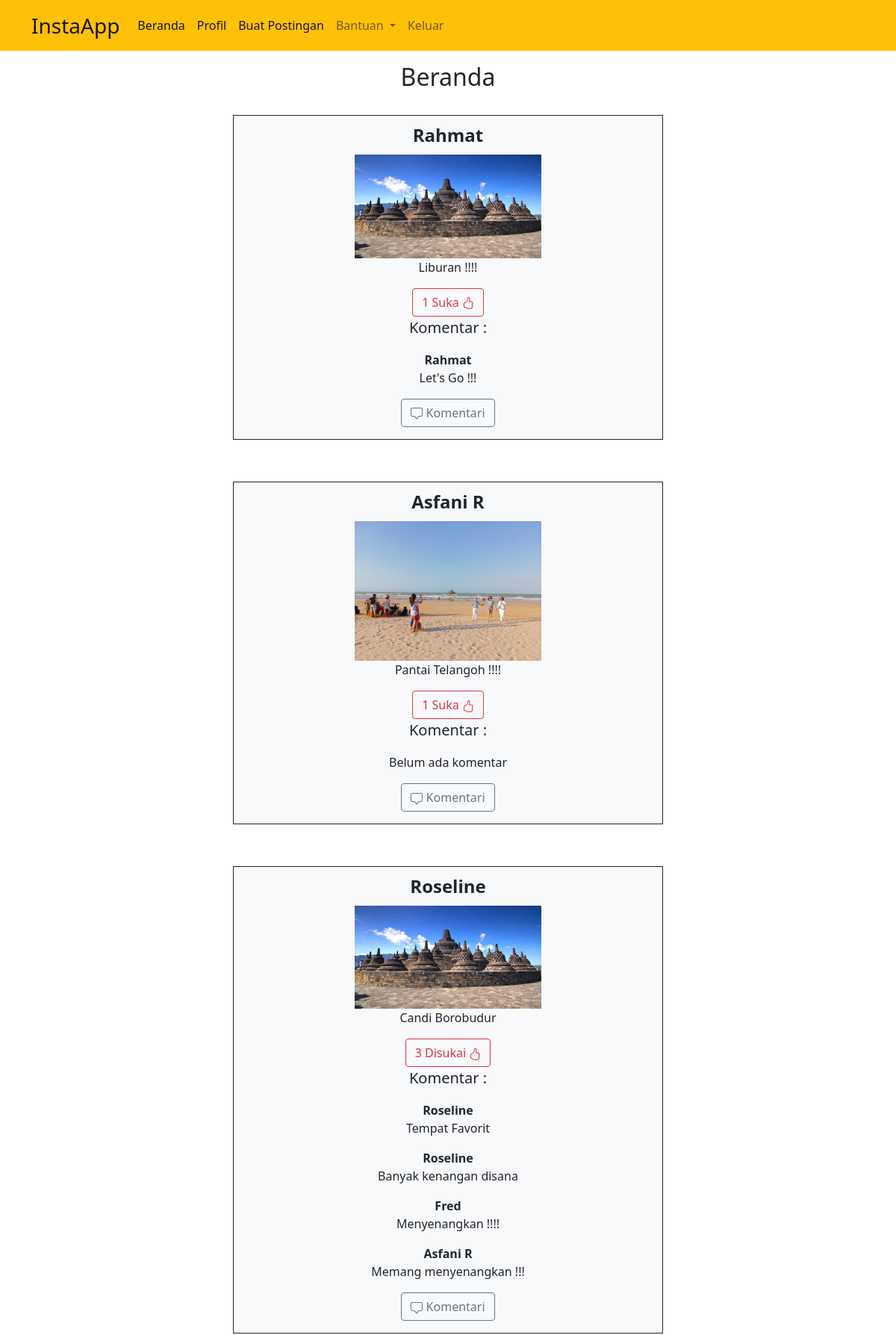
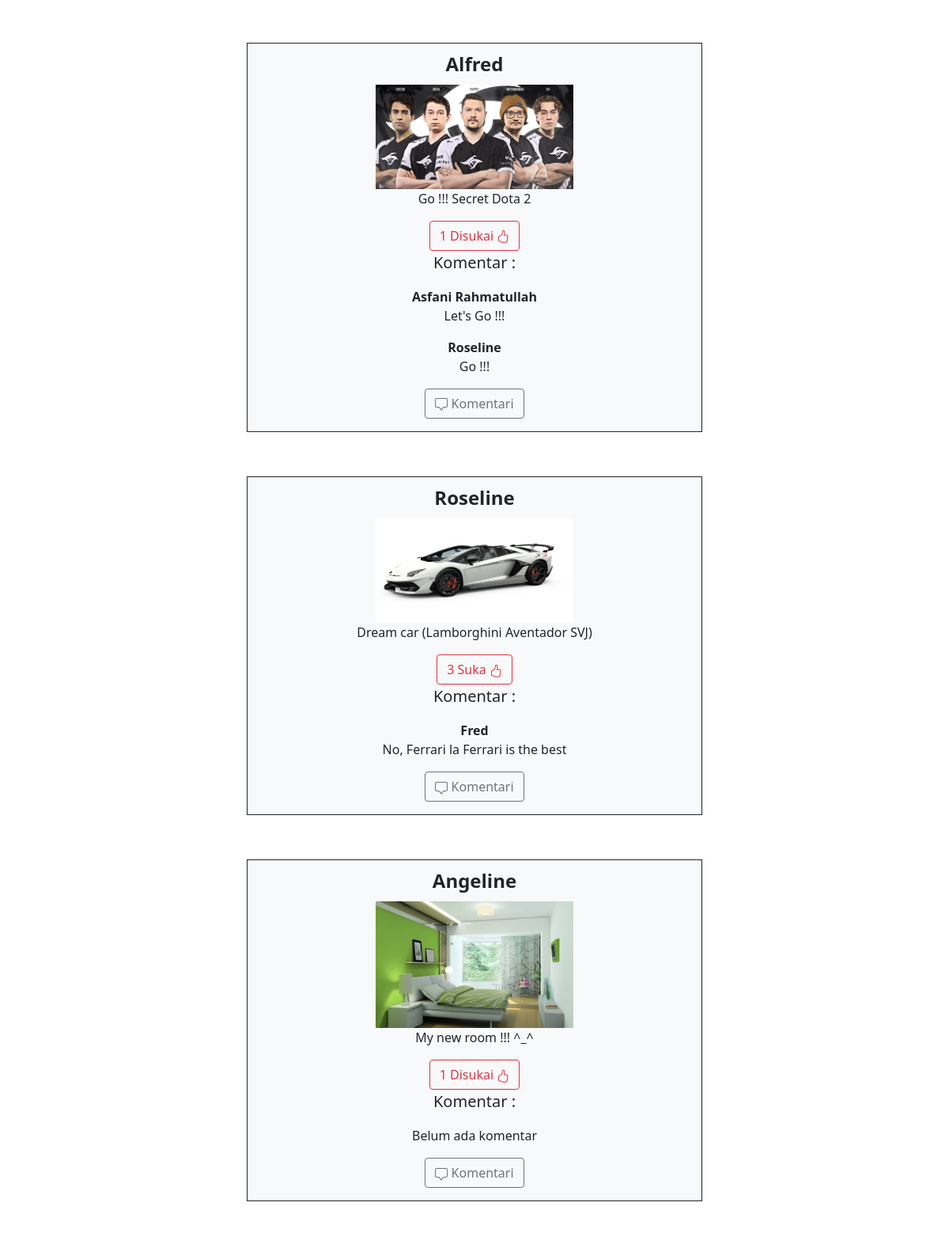
/user/index.php (signed in, upper part), run on the app's committed database (2 pictures, top to bottom).
### tables this page shows
CREATE TABLE `postingan` (
  `id_postingan` int(11) NOT NULL,
  `id_user` int(11) NOT NULL,
  `gambar` varchar(255) DEFAULT NULL,
  `postingan` text DEFAULT NULL,
  `jml_like` int(11) DEFAULT NULL
);

CREATE TABLE `pengguna` (
  `id_user` int(11) NOT NULL,
  `username` varchar(45) NOT NULL,
  `email` varchar(45) NOT NULL,
  `nomor_handphone` varchar(13) NOT NULL,
  `jenis_kelamin` varchar(9) NOT NULL,
  `TTL` date NOT NULL,
  `foto` varchar(64) NOT NULL,
  `password` varchar(64) NOT NULL
);

CREATE TABLE `komentar` (
  `id_komentar` int(11) NOT NULL,
  `id_user` int(11) NOT NULL,
  `id_postingan` int(11) NOT NULL,
  `komentar` text NOT NULL,
  `likes` int(11) NOT NULL
);

### user/index.php (the view, shortened to what this page needs)
<?php
    function komentar($id_postingan,$conn){
        $jawaban=$conn->prepare("SELECT komentar, username FROM postingan, komentar, pengguna
                                 WHERE komentar.id_postingan = :id_postingan AND komentar.id_user=pengguna.id_user AND komentar.id_postingan=postingan.id_postingan");
        $jawaban->bindValue(':id_postingan',$id_postingan);
        $jawaban->execute();
        return $jawaban;
    }
    function jml_like($id_postingan,$conn){
        $jml_like=$conn->prepare("SELECT COUNT(likes.id_user) as jml FROM postingan, likes
                                 WHERE likes.id_postingan = :id_postingan AND likes.id_postingan=postingan.id_postingan");
        $jml_like->bindValue(':id_postingan',$id_postingan);
        $jml_like->execute();
        foreach ($jml_like as $row3) {
            $temp_like = $row3['jml'];
                if (is_null($temp_like)) {
                    $temp_like = 0;
                } else {
                    $temp_like = intval($temp_like);
                };
            };
        return intval($temp_like);
    }
    function status_like($id_postingan,$id_user,$conn){
        $stats_like=$conn->prepare("SELECT  likes.id_like FROM postingan, likes, pengguna
                                 WHERE likes.id_postingan = :id_postingan AND likes.id_user = :id_user AND likes.id_postingan=postingan.id_postingan AND likes.id_user = pengguna.id_user");
        $stats_like->bindValue(':id_postingan',$id_postingan);
        $stats_like->bindValue(':id_user',$id_user);
        $stats_like->execute();
        $temp_stats='Suka';
        foreach ($stats_like as $row4) {
            $temp_stats = $row4['id_like'];
                if (isset($temp_stats)) {
                    $temp_stats = 'Disukai';
                };
            };
        return ($temp_stats);
    }
?>
<!doctype html>
<html lang="en">
  <head>
    <link href="https://cdn.jsdelivr.net/npm/bootstrap@5.0.0-beta3/dist/css/bootstrap.min.css" rel="stylesheet">
  </head>
  <body>
  <nav class="navbar navbar-expand-lg navbar-light bg-warning sticky-md-top">
    <div class="container">
        <a class="navbar-brand fs-3" href="index.php">InstaApp</a>
        <div class="collapse navbar-collapse" id="navbarNavDropdown">
        <ul class="navbar-nav">
            <li class="nav-item">
            <a class="nav-link active" aria-current="page" href="index.php">Beranda</a>
            </li>
            <li class="nav-item">
            <a class="nav-link active" href="#">Profil</a>
            </li>
            <li class="nav-item">
            <a class="nav-link active" href="buat postingan.php">Buat Postingan</a>
            </li>
            <li class="nav-item dropdown">
            <a class="nav-link dropdown-toggle" href="#" id="navbarDropdownMenuLink" role="button" data-bs-toggle="dropdown" aria-expanded="false">
                Bantuan
            </a>
            </li>
            <li class="nav-item">
            <a class="nav-link" href="logout.php">Keluar</a>
            </li>
        </ul>
        </div>
    </div>
    </nav>
    <h2 class="text-center py-3">Beranda</h2>
    <div class="container text-center w-50 mx-auto">
    <?php
    $dbc = new PDO('mysql:host=localhost;dbname=instaapp','root','');
    $query = $dbc->prepare("SELECT username, id_postingan, gambar, postingan FROM pengguna, postingan
                            WHERE pengguna.id_user = postingan.id_user ORDER BY id_postingan DESC");
    $query->execute();
    if ($query->rowCount()>0) {
        foreach ($query as $row) {
            $temp_like = jml_like($row['id_postingan'], $dbc);
            $temp_id = intval($_SESSION['id']);
            $id_postingan=intval($row['id_postingan']);
            $temp_status = status_like($row['id_postingan'],$temp_id,$dbc);
            echo "<div class='border border-dark my-3 bg-light'>";
            echo "<div class='my-2 fs-4'><b> {$row['username']}</b></div>";
            echo "<img src='{$row['gambar']}' style='width: 250px;'><br>";
            echo "<p>  {$row['postingan']}</p>";
            echo "<div class='my-3'>
            <a href='tambah likes.php?id_postingan=$id_postingan&temp_status=$temp_status' class='btn btn-outline-danger'>
            $temp_like $temp_status
            <svg xmlns='http://www.w3.org/2000/svg' width='16' height='16' fill='currentColor' class='bi bi-hand-thumbs-up' viewBox='0 0 16 16'>
            <path d='M8.864.046C7.908-.193 7.02.53 6.956 1.466c-.072 1.051-.23 2.016-.428 2.59-.125.36-.479 1.013-1.04 1.639-.557.623-1.282 1.178-2.131 1.41C2.685 7.288 2 7.87 2 8.72v4.001c0 .845.682 1.464 1.448 1.545 1.07.114 1.564.415 2.068.723l.048.03c.272.165.578.348.97.484.397.136.861.217 1.466.217h3.5c.937 0 1.599-.477 1.934-1.064a1.86 1.86 0 0 0 .254-.912c0-.152-.023-.312-.077-.464.201-.263.38-.578.488-.901.11-.33.172-.762.004-1.149.069-.13.12-.269.159-.403.077-.27.113-.568.113-.857 0-.288-.036-.585-.113-.856a2.144 2.144 0 0 0-.138-.362 1.9 1.9 0 0 0 .234-1.734c-.206-.592-.682-1.1-1.2-1.272-.847-.282-1.803-.276-2.516-.211a9.84 9.84 0 0 0-.443.05 9.365 9.365 0 0 0-.062-4.509A1.38 1.38 0 0 0 9.125.111L8.864.046zM11.5 14.721H8c-.51 0-.863-.069-1.14-.164-.281-.097-.506-.228-.776-.393l-.04-.024c-.555-.339-1.198-.731-2.49-.868-.333-.036-.554-.29-.554-.55V8.72c0-.254.226-.543.62-.65 1.095-.3 1.977-.996 2.614-1.708.635-.71 1.064-1.475 1.238-1.978.243-.7.407-1.768.482-2.85.025-.362.36-.594.667-.518l.262.066c.16.04.258.143.288.255a8.34 8.34 0 0 1-.145 4.725.5.5 0 0 0 .595.644l.003-.001.014-.003.058-.014a8.908 8.908 0 0 1 1.036-.157c.663-.06 1.457-.054 2.11.164.175.058.45.3.57.65.107.308.087.67-.266 1.022l-.353.353.353.354c.043.043.105.141.154.315.048.167.075.37.075.581 0 .212-.027.414-.075.582-.05.174-.111.272-.154.315l-.353.353.353.354c.047.047.109.177.005.488a2.224 2.224 0 0 1-.505.805l-.353.353.353.354c.006.005.041.05.041.17a.866.866 0 0 1-.121.416c-.165.288-.503.56-1.066.56z'></path>
            </svg>
            </a>";
            $respon = komentar($row['id_postingan'], $dbc);
            echo "<div class='container3'>";
            echo "<p class='fs-5'> Komentar :</p>";
            if ($respon->rowCount() >= 1 ) {
                foreach ($respon as $row2) {
                    echo "<b>{$row2['username']}</b>";
                    echo "<p> {$row2['komentar']}</p>";
                }
                echo "</button>
                <a href='tambah komentar.php?id_postingan=$id_postingan&temp_status=$temp_status' class='btn btn-outline-secondary'>
                <svg xmlns='http://www.w3.org/2000/svg' width='16' height='16' fill='currentColor' class='bi bi-chat-square' viewBox='0 0 16 16'>
                <path d='M14 1a1 1 0 0 1 1 1v8a1 1 0 0 1-1 1h-2.5a2 2 0 0 0-1.6.8L8 14.333 6.1 11.8a2 2 0 0 0-1.6-.8H2a1 1 0 0 1-1-1V2a1 1 0 0 1 1-1h12zM2 0a2 2 0 0 0-2 2v8a2 2 0 0 0 2 2h2.5a1 1 0 0 1 .8.4l1.9 2.533a1 1 0 0 0 1.6 0l1.9-2.533a1 1 0 0 1 .8-.4H14a2 2 0 0 0 2-2V2a2 2 0 0 0-2-2H2z'></path>
                </svg>
                Komentari
                </a>
                </div>
                </div>";
            }
            else {
                echo "
                <p>
                Belum ada komentar
                </p>
                </button>
                <a href='tambah komentar.php?id_postingan=$id_postingan' class='btn btn-outline-secondary'>
                <svg xmlns='http://www.w3.org/2000/svg' width='16' height='16' fill='currentColor' class='bi bi-chat-square' viewBox='0 0 16 16'>
                <path d='M14 1a1 1 0 0 1 1 1v8a1 1 0 0 1-1 1h-2.5a2 2 0 0 0-1.6.8L8 14.333 6.1 11.8a2 2 0 0 0-1.6-.8H2a1 1 0 0 1-1-1V2a1 1 0 0 1 1-1h12zM2 0a2 2 0 0 0-2 2v8a2 2 0 0 0 2 2h2.5a1 1 0 0 1 .8.4l1.9 2.533a1 1 0 0 0 1.6 0l1.9-2.533a1 1 0 0 1 .8-.4H14a2 2 0 0 0 2-2V2a2 2 0 0 0-2-2H2z'></path>
                </svg>
                Komentari
                </a>
                </div>
                </div>";;
            }
            echo "</div><br>";
        }
    } else {
        echo 'Belum ada postingan';
    }
    ?>
    </div>
  </body>
</html>

### data on the page
postingan: id_user.username "Rahmat", gambar (picture), postingan "Liburan !!!!", temp_like "1", temp_status "Suka"
komentar: id_user.username "Rahmat", komentar "Let's Go !!!"
postingan: id_user.username "Asfani R", gambar (picture), postingan "Pantai Telangoh !!!!", temp_like "1", temp_status "Suka"
postingan: id_user.username "Roseline", gambar (picture), postingan "Candi Borobudur", temp_like "3", temp_status "Disukai"
komentar: id_user.username "Roseline", komentar "Tempat Favorit"
komentar: id_user.username "Roseline", komentar "Banyak kenangan disana"
komentar: id_user.username "Fred", komentar "Menyenangkan !!!!"
komentar: id_user.username "Asfani R", komentar "Memang menyenangkan !!!"
postingan: id_user.username "Alfred", gambar (picture), postingan "Go !!! Secret Dota 2", temp_like "1", temp_status "Disukai"
komentar: id_user.username "Asfani Rahmatullah", komentar "Let's Go !!!"
komentar: id_user.username "Roseline", komentar "Go !!!"
postingan: id_user.username "Roseline", gambar (picture), postingan "Dream car (Lamborghini Aventador SVJ)", temp_like "3", temp_status "Suka"
komentar: id_user.username "Fred", komentar "No, Ferrari la Ferrari is the best"
postingan: id_user.username "Angeline", gambar (picture), postingan "My new room !!! ^_^", temp_like "1", temp_status "Disukai"
